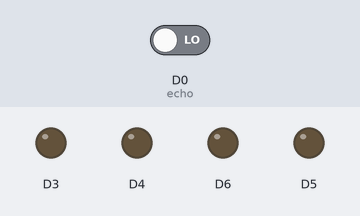
A sketch run on a simulated ESP8266 (NodeMCU). On the bench: output pins drawn as LEDs (lit = HIGH). Inputs (shaded band) come from the test bench; at power-on: D0 (echo) LOW. WiFi joins after 1.5 s; servers stay silent unless stated; no MQTT or app messages arrive unless stated; pins used as bus, display or sensor lines are not drawn; what the sketch prints to the serial monitor is not drawn.

Above: at 1.6 s.
At 4.6 s:
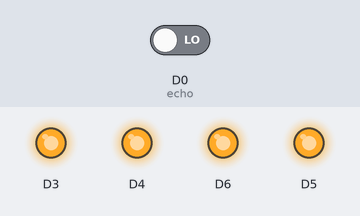
Timing chart, 0 to 6.1 s (numbered marks = the images above):
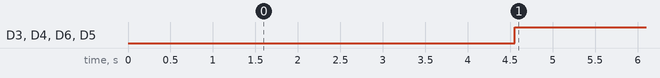

Measured:
- by itself, D3, D4, D6, D5: LOW → HIGH at 4.6 s

The sketch:

smart_dustbin_using_adafruit.ino
```cpp
#include <ESP8266WiFi.h>
#include "Adafruit_MQTT.h"
#include "Adafruit_MQTT_Client.h"

#define WLAN_SSID       "AndroidAP"
#define WLAN_PASS       "turbodrive1"

#define AIO_SERVER      "io.adafruit.com"
#define AIO_SERVERPORT  1883
#define AIO_USERNAME    "tdn123"
#define AIO_KEY         "40378cd2dae1484bb9c075a6e555abe4"

WiFiClient client;

Adafruit_MQTT_Client mqtt(&client, AIO_SERVER, AIO_SERVERPORT, AIO_USERNAME, AIO_KEY);

Adafruit_MQTT_Publish status = Adafruit_MQTT_Publish(&mqtt, AIO_USERNAME"/feeds/status");

int trig = D1;
int echo = D0;

int dur;
float dis;
float fillpercent;

void setup() {
  Serial.begin(115200);

  Serial.println();
  Serial.println();
  Serial.print("Connecting to ");
  Serial.println(WLAN_SSID);

  WiFi.begin(WLAN_SSID, WLAN_PASS);
  while (WiFi.status() != WL_CONNECTED) {
    delay(500);
    Serial.print(".");
    }
  Serial.println();

  Serial.println("WiFi connected");
  Serial.println("IP address: ");
  Serial.println(WiFi.localIP());

  pinMode(trig,OUTPUT);
  pinMode(echo,INPUT);

  pinMode(D3,OUTPUT);
  pinMode(D4,OUTPUT);
  pinMode(D5,OUTPUT);
  pinMode(D6,OUTPUT);
}

void loop(){
  MQTT_connect();

  digitalWrite(trig,LOW);
  delay(500);

  digitalWrite(trig,HIGH);
  delay(1000);

  digitalWrite(trig,LOW);

  dur=pulseIn(echo,HIGH);
  dis=(dur/2)*0.034;
  delay(500);

  Serial.print("Distance: ");
  Serial.println(dis);

  if(dis<0)
  {fillpercent=100;}
  else if(dis>22)
  {fillpercent=0;}
  else
  {fillpercent=map(dis,0,21.5,100,0);}

  Serial.print(F("\nSending status of DustBin "));
  Serial.print(fillpercent);
  Serial.print("...");
  if (! status.publish(fillpercent)) {
    Serial.println(F("Failed"));
  } else {
    Serial.println(F("OK!"));
  }

  indicator();
  delay(500);
}

void MQTT_connect() {
  int8_t ret;

  if (mqtt.connected()) {
    return;
  }

  Serial.print("Connecting to MQTT... ");

  uint8_t retries = 3;
  while ((ret = mqtt.connect()) != 0) {
       Serial.println(mqtt.connectErrorString(ret));
       Serial.println("Retrying MQTT connection in 5 seconds...");
       mqtt.disconnect();
       delay(5000);
       retries--;
       if (retries == 0) {

         while (1);
       }
  }
  Serial.println("MQTT Connected!");
}

void indicator(){
  if(fillpercent==0&&fillpercent<15){
    digitalWrite(D3,LOW);
    digitalWrite(D4,LOW);
    digitalWrite(D5,LOW);
    digitalWrite(D6,LOW);
    }
  else if(fillpercent==15&&fillpercent<=40){
    digitalWrite(D3,HIGH);
    digitalWrite(D4,LOW);
    digitalWrite(D5,LOW);
    digitalWrite(D6,LOW);
    }
  else if(fillpercent>40&&fillpercent<=60){
    digitalWrite(D3,HIGH);
    digitalWrite(D4,HIGH);
    digitalWrite(D5,LOW);
    digitalWrite(D6,LOW);
    }
    else if(fillpercent>60&&fillpercent<=80){
    digitalWrite(D3,HIGH);
    digitalWrite(D4,HIGH);
    digitalWrite(D5,HIGH);
    digitalWrite(D6,LOW);
    }
    else if(fillpercent>80&&fillpercent<=100){
    digitalWrite(D3,HIGH);
    digitalWrite(D4,HIGH);
    digitalWrite(D5,HIGH);
    digitalWrite(D6,HIGH);
    }
  }
```
